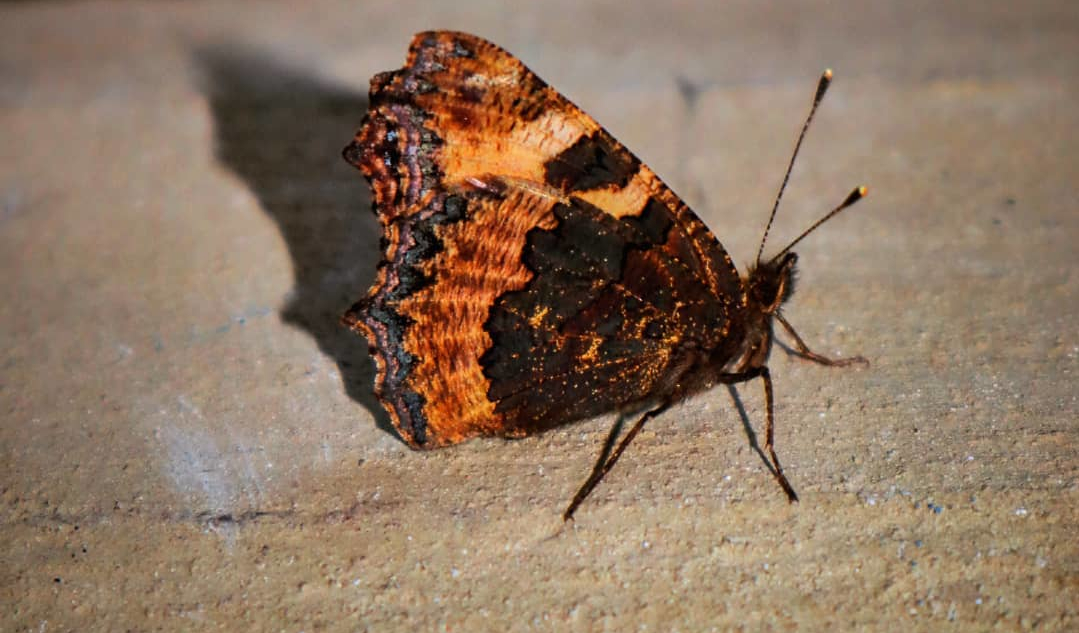
#> input picture Butterfly.jpg, 1079 x 633 px
$ python Editor.py
#> lines starting #> are read from the running program, lines starting #| are printed output that depends on the picture; after the words box and inside, x2 and y2 are one past the last pixel; in counts of white or black regions, pixels touching at a corner belong together
from PIL import Image, ImageDraw
import os, sys
from numpy import array, zeros, empty, uint8, matmul, sin, pi
from numpy.linalg import inv
import matplotlib.pyplot as plt
from statistics import stdev

name = str(input("Insert image file name in the same directionary:"))
#> the answer given: Butterfly.jpg
imag = Image.open(os.path.join(sys.path[0], name), "r").convert("RGB") #paths to myphoto.jpg
#> imag is the input picture: PIL image 1079x633 RGB; mean R, G, B 141.1, 117.4, 97.1
width, length = imag.size #defines the matrix dims
#> width = 1079; length = 633


state = int(input("Grayscale or RBG output? (Grayscale = 0, RGB =1)"))
#> the answer given: 1
if state == 0:
    gray = imag
if state == 1:
    red, green, blue = imag.split()
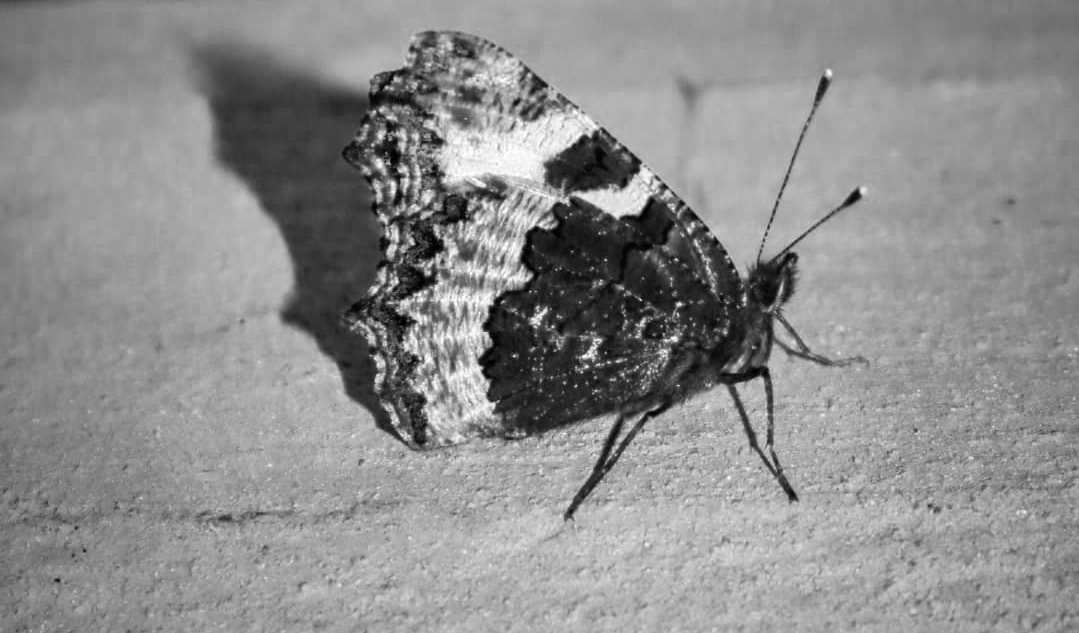
#> red: PIL image 1079x633 L; min 0, max 255, mean 141.1
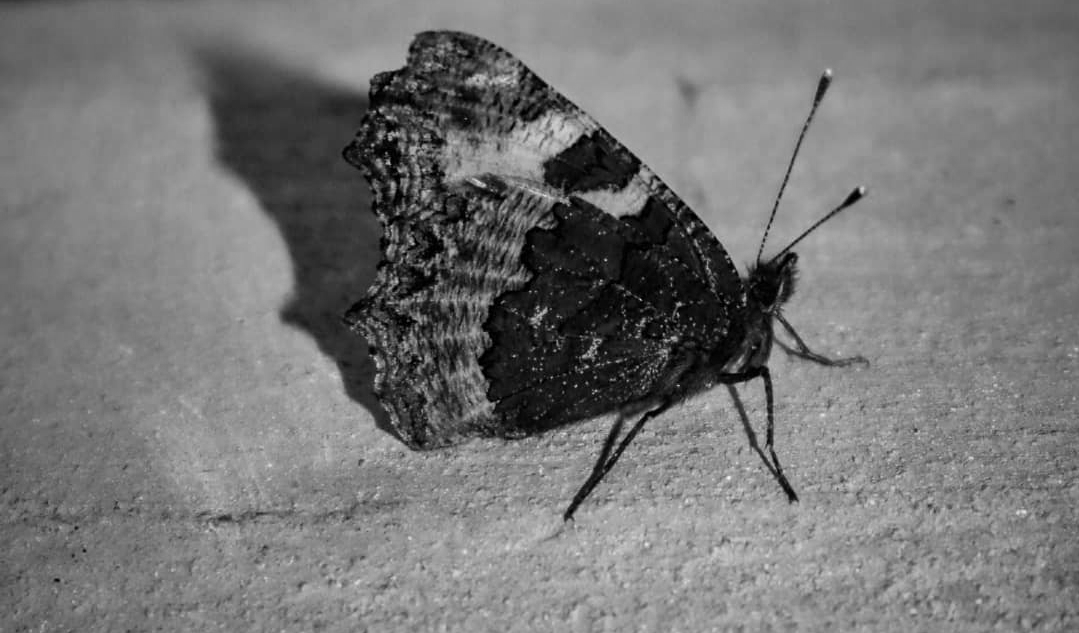
#> green: PIL image 1079x633 L; min 0, max 242, mean 117.4
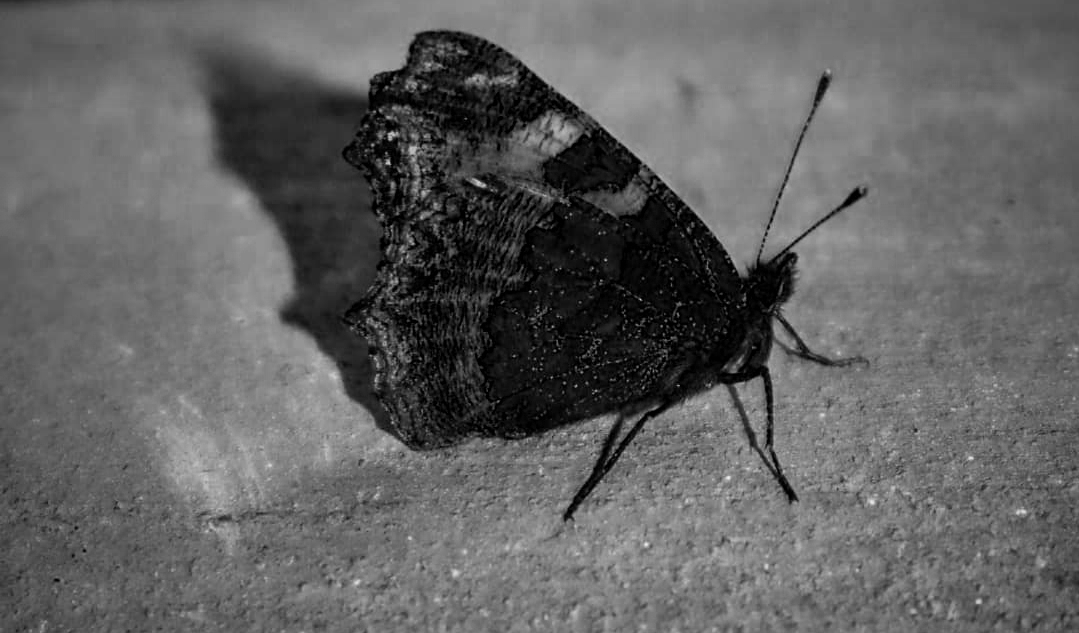
#> blue: PIL image 1079x633 L; min 0, max 238, mean 97.1


"""
I begin by asking the user what type of output he wishes to have, and locating their image within the assigned folder.
"""

method = int(input("Shape of masking: (Crescent = 0, Squares = 1, Crescent and squares = 2, text = 3 [only Butterfly and Bee]"))
#> the answer given: 1

if method == 0: #Here the result is a small crescent
    canvas = Image.new("RGB", (width, length), (0,0,0))
    edi = ImageDraw.Draw(canvas)
    edi.ellipse([(100,100), (1000,500)], fill = (255,255,255))
    edi.ellipse([(93,93), (993,493)], fill = (0,0,0))
    mask = array(canvas.convert("L"), dtype = int)/255

def fill(args): #dummy argument, I just wish for the array to be called and not clug the method sections.
    return array([[100,50],
    [200,100],
    [400,300],
    [150,400],
    [500,100],
    [420,500],
    [200,130],
    [120,300],
    [300,1000],
    [30,900],
    [300,200],
    [60,90],
    [335,600],
    [250,360],
    [220,550],
    [500,700],
    [400,750],
    [470,670],
    [300,500],
    [300,550],
    [300,600],
    [350,770],
    [500,800],
    [350,500],
    [460,460],
    [123,321],
    [100,960],
    [40,1000]])

if method == 1:
    fill = fill("hi")
    mask = zeros([length, width], dtype = float) #here array carrying the square pixels
    s = int(input("Define pixel count of center-edge length for square pixel:"))  #Here I define the length from center to edge of my 2s x 2s square pixel
#> the answer given: 3
    print("Squares will have size: ", 2*s-1, "x", 2*s-1)
    n = 0
    while n<len(fill): #this while loop generetes a mask with 2s-1 x 2s-1 pixels to cover wmask
        i,j = fill[n,0], fill[n,1]
        for k in range(-s,s):
            for l in range(-s,s):
                mask[i+l,j+k] = 1
        n+=1


if method == 2:
    fill = fill("hi")
    mask = zeros([length, width], dtype = float) #here array carrying the square pixels
    s = int(input("Define pixel count of center-edge length for square pixel:"))  #Here I define the length from center to edge of my 2s x 2s square pixel
    print("Squares will have size: ", 2*s-1, "x", 2*s-1)
    n = 0
    while n<len(fill):
        i,j = fill[n,0], fill[n,1]
        for k in range(-s,s):
            for l in range(-s,s):
                mask[i+l,j+k] = 1
        n+=1


    canvas = Image.new("RGB", (width, length), (0,0,0))
    edi = ImageDraw.Draw(canvas)
    edi.ellipse([(100,100), (700,500)], fill = (255,255,255))
    edi.ellipse([(100,100), (697,497)], fill = (0,0,0))
    mask = mask + array(canvas.convert("L"), dtype = int)/255

if method == 3:
    if name == "Butterfly.jpg":
        text = Image.open(os.path.join(sys.path[0], "Text2.png"), "r").convert("RGB")
    if name == "Bee.jpg":
        text = Image.open(os.path.join(sys.path[0], "Text.png"), "r").convert("RGB")

    mask = array(text.convert("L"), dtype = int)/255
    for i in range(len(mask)):
        for j in range(len(mask[0])):
            if mask[i,j]>0.3:
                mask[i,j]=1
            if not mask[i,j]>0.3:
                mask[i,j]=0


plt.imshow(mask, cmap = "hot")
plt.show()
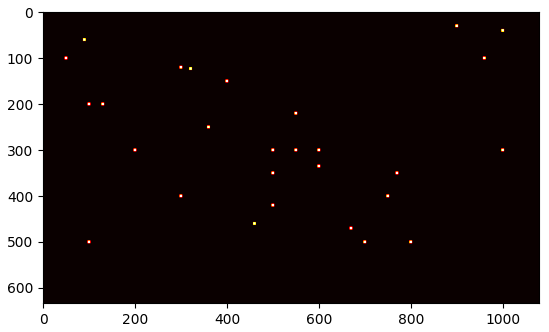
#> figure drawn by matplotlib, 1 panel
corruptedImageMask = Image.fromarray(uint8(plt.cm.gray(mask)*255)).convert("L")
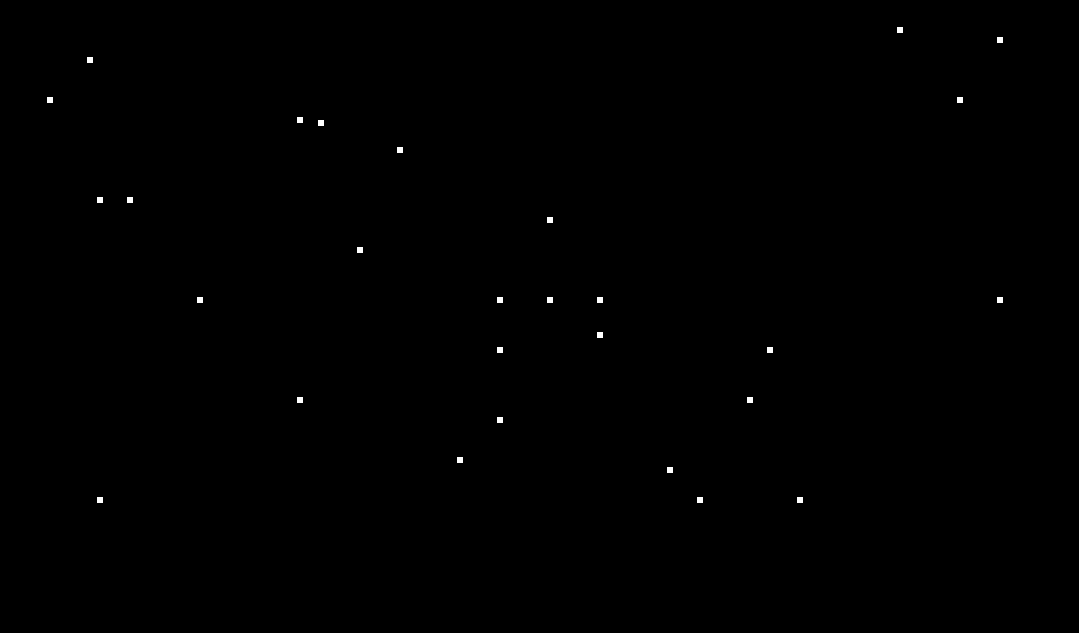
#> corruptedImageMask: PIL image 1079x633 L; 0.15% white; 28 white regions, largest, box (x1, y1, x2, y2) and area: (897, 27, 903, 33) 36, (997, 37, 1003, 43) 36, (87, 57, 93, 63) 36


"""
Here the user is allowed to apply a mask. This is in allignment to the purpose of the project, to mask a photo and then recast/fix it using PDE:s.
There are 3 options, and 3rd being a sum of adding the other two.
"""

# [13 lines left out: function masking, not called in this run]

"""
Simply applying the mask onto the provided image.
"""


mode = int(input("Mode of solving:(Jacobi=0, ORM=1, Explicit Euler=2, Crank-Nicolson Trapezoidal=3, Implicit Euler=4)"))
#> the answer given: 1
""""
Here I ask the user to provide which mode of solving they wish to apply.
"""
# [192 lines left out: functions fix, make, merger, not called in this run]

gamma = int(input("want chi squared, iteration count? (No=0, Yes=1)"))
#> the answer given: 1
#> (the run stopped early here; a loop or call above may not have finished)
